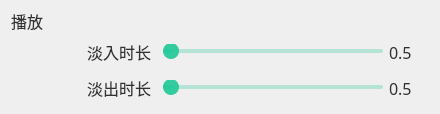
       <widget class="QWidget" name="layoutWidget_15">
        <property name="geometry">
         <rect>
          <x>10</x>
          <y>1110</y>
          <width>431</width>
          <height>101</height>
         </rect>
        </property>
        <layout class="QGridLayout" name="gridLayout_13">
         <item row="0" column="0">
          <widget class="QLabel" name="data_manage_Label_4">
           <property name="minimumSize">
            <size>
             <width>70</width>
             <height>20</height>
            </size>
           </property>
           <property name="maximumSize">
            <size>
             <width>70</width>
             <height>20</height>
            </size>
           </property>
           <property name="font">
            <font>
             <family>黑体</family>
             <pointsize>12</pointsize>
            </font>
           </property>
           <property name="layoutDirection">
            <enum>Qt::LeftToRight</enum>
           </property>
           <property name="styleSheet">
            <string notr="true">QLabel
{
background-color:transparent;
color:rgb(50,50,50);
border-radius:5px;
}</string>
           </property>
           <property name="text">
            <string>播放</string>
           </property>
          </widget>
         </item>
         <item row="1" column="1">
          <widget class="QLabel" name="fade_in_Label">
           <property name="minimumSize">
            <size>
             <width>70</width>
             <height>30</height>
            </size>
           </property>
           <property name="maximumSize">
            <size>
             <width>70</width>
             <height>30</height>
            </size>
           </property>
           <property name="font">
            <font>
             <family>黑体</family>
             <pointsize>12</pointsize>
            </font>
           </property>
           <property name="layoutDirection">
            <enum>Qt::LeftToRight</enum>
           </property>
           <property name="styleSheet">
            <string notr="true">QLabel
{
background-color:transparent;
color:rgb(50,50,50);
border-radius:5px;
}</string>
           </property>
           <property name="text">
            <string>淡入时长</string>
           </property>
          </widget>
         </item>
         <item row="1" column="2">
          <widget class="QSlider" name="fade_in_horizontalSlider">
           <property name="enabled">
            <bool>true</bool>
           </property>
           <property name="minimumSize">
            <size>
             <width>220</width>
             <height>0</height>
            </size>
           </property>
           <property name="maximumSize">
            <size>
             <width>220</width>
             <height>16777215</height>
            </size>
           </property>
           <property name="font">
            <font>
             <family>黑体</family>
             <pointsize>12</pointsize>
            </font>
           </property>
           <property name="styleSheet">
            <string notr="true">QSlider {
    background-color: transparent;
}

/* 滑槽样式 - 改为细线设计 */
QSlider::groove:horizontal {
    height: 4px;                   /* 更细的滑槽 */
    background: rgba(30, 200, 150, 0.2);
    border-radius: 2px;            /* 小圆角 */
}

/* 滑块手柄 - 改为圆形突出设计 */
QSlider::handle:horizontal {
    background: rgba(30, 200, 150, 0.9);
    width: 16px;                  /* 缩小宽度 */
    height: 16px;                 /* 增加高度 */
    margin: -6px 0;               /* 使滑块突出于滑槽 */
    border-radius: 8px;           /* 完全圆形 */
}

/* 手柄悬停/按下效果（增强交互反馈） */
QSlider::handle:horizontal:hover {
	background: rgba(30,200,150,1);  /* 悬停透明度提升 */
}

/* 滑动区域颜色 - 调整为更细的线条 */
QSlider::sub-page:horizontal {
    background: rgba(30, 200, 150, 0.5);
    height: 4px;
    border-radius: 2px;
}

QSlider::add-page:horizontal {
    background: rgba(30, 200, 150, 0.1);
    height: 4px;
    border-radius: 2px;
}</string>
           </property>
           <property name="minimum">
            <number>1</number>
           </property>
           <property name="maximum">
            <number>10</number>
           </property>
           <property name="singleStep">
            <number>1</number>
           </property>
           <property name="orientation">
            <enum>Qt::Horizontal</enum>
           </property>
          </widget>
         </item>
         <item row="1" column="3">
          <widget class="QLabel" name="fade_in_text_Label">
           <property name="minimumSize">
            <size>
             <width>40</width>
             <height>20</height>
            </size>
           </property>
           <property name="maximumSize">
            <size>
             <width>40</width>
             <height>20</height>
            </size>
           </property>
           <property name="font">
            <font>
             <family>黑体</family>
             <pointsize>12</pointsize>
            </font>
           </property>
           <property name="layoutDirection">
            <enum>Qt::LeftToRight</enum>
           </property>
           <property name="styleSheet">
            <string notr="true">QLabel
{
background-color:transparent;
color:rgb(50,50,50);
border-radius:5px;
}</string>
           </property>
           <property name="text">
            <string>0.5</string>
           </property>
          </widget>
         </item>
         <item row="2" column="1">
          <widget class="QLabel" name="fade_out_Label">
           <property name="minimumSize">
            <size>
             <width>70</width>
             <height>30</height>
            </size>
           </property>
           <property name="maximumSize">
            <size>
             <width>70</width>
             <height>30</height>
            </size>
           </property>
           <property name="font">
            <font>
             <family>黑体</family>
             <pointsize>12</pointsize>
            </font>
           </property>
           <property name="layoutDirection">
            <enum>Qt::LeftToRight</enum>
           </property>
           <property name="styleSheet">
            <string notr="true">QLabel
{
background-color:transparent;
color:rgb(50,50,50);
border-radius:5px;
}</string>
           </property>
           <property name="text">
            <string>淡出时长</string>
           </property>
          </widget>
         </item>
         <item row="2" column="2">
          <widget class="QSlider" name="fade_out_horizontalSlider">
           <property name="enabled">
            <bool>true</bool>
           </property>
           <property name="minimumSize">
            <size>
             <width>220</width>
             <height>0</height>
            </size>
           </property>
           <property name="maximumSize">
            <size>
             <width>220</width>
             <height>16777215</height>
            </size>
           </property>
           <property name="font">
            <font>
             <family>黑体</family>
             <pointsize>12</pointsize>
            </font>
           </property>
           <property name="styleSheet">
            <string notr="true">QSlider {
    background-color: transparent;
}

/* 滑槽样式 - 改为细线设计 */
QSlider::groove:horizontal {
    height: 4px;                   /* 更细的滑槽 */
    background: rgba(30, 200, 150, 0.2);
    border-radius: 2px;            /* 小圆角 */
}

/* 滑块手柄 - 改为圆形突出设计 */
QSlider::handle:horizontal {
    background: rgba(30, 200, 150, 0.9);
    width: 16px;                  /* 缩小宽度 */
    height: 16px;                 /* 增加高度 */
    margin: -6px 0;               /* 使滑块突出于滑槽 */
    border-radius: 8px;           /* 完全圆形 */
}

/* 手柄悬停/按下效果（增强交互反馈） */
QSlider::handle:horizontal:hover {
	background: rgba(30,200,150,1);  /* 悬停透明度提升 */
}

/* 滑动区域颜色 - 调整为更细的线条 */
QSlider::sub-page:horizontal {
    background: rgba(30, 200, 150, 0.5);
    height: 4px;
    border-radius: 2px;
}

QSlider::add-page:horizontal {
    background: rgba(30, 200, 150, 0.1);
    height: 4px;
    border-radius: 2px;
}</string>
           </property>
           <property name="minimum">
            <number>1</number>
           </property>
           <property name="maximum">
            <number>10</number>
           </property>
           <property name="singleStep">
            <number>1</number>
           </property>
           <property name="orientation">
            <enum>Qt::Horizontal</enum>
           </property>
          </widget>
         </item>
         <item row="2" column="3">
          <widget class="QLabel" name="fade_out_text_Label">
           <property name="minimumSize">
            <size>
             <width>40</width>
             <height>20</height>
            </size>
           </property>
           <property name="maximumSize">
            <size>
             <width>40</width>
             <height>20</height>
            </size>
           </property>
           <property name="font">
            <font>
             <family>黑体</family>
             <pointsize>12</pointsize>
            </font>
           </property>
           <property name="layoutDirection">
            <enum>Qt::LeftToRight</enum>
           </property>
           <property name="styleSheet">
            <string notr="true">QLabel
{
background-color:transparent;
color:rgb(50,50,50);
border-radius:5px;
}</string>
           </property>
           <property name="text">
            <string>0.5</string>
           </property>
          </widget>
         </item>
        </layout>
       </widget>
